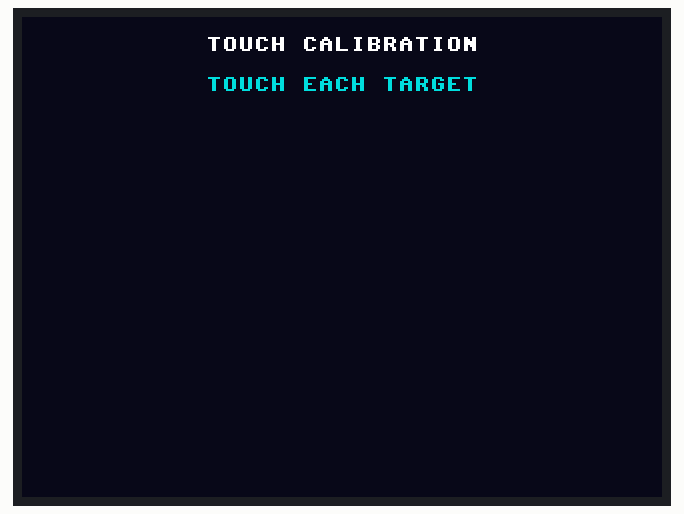
The program below on a simulated ESP32 board running MicroPython. Shown: 320×240 colour display. Library files of the repository ran but are not shown: ili9341.py, xpt2046.py; what the program prints to the serial console is not drawn.

Above: at 0.4 s.
At 1.45 s:
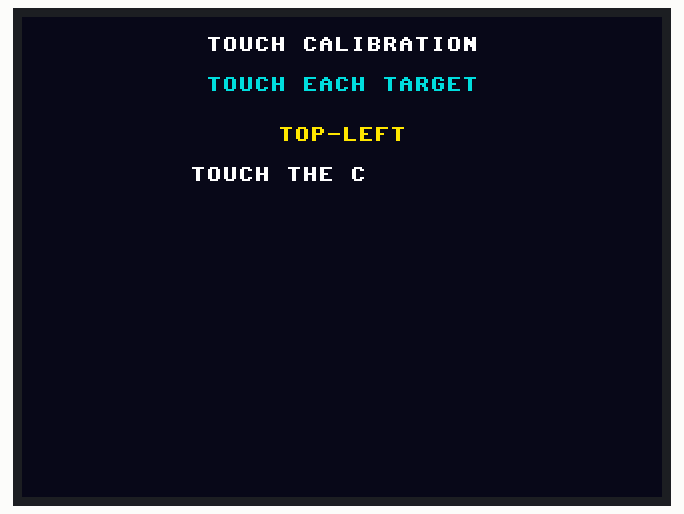
At 1.8 s:
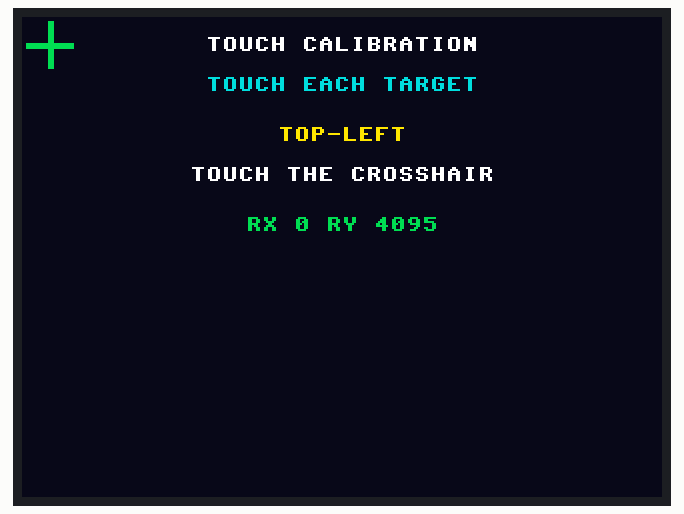
At 2.5 s:
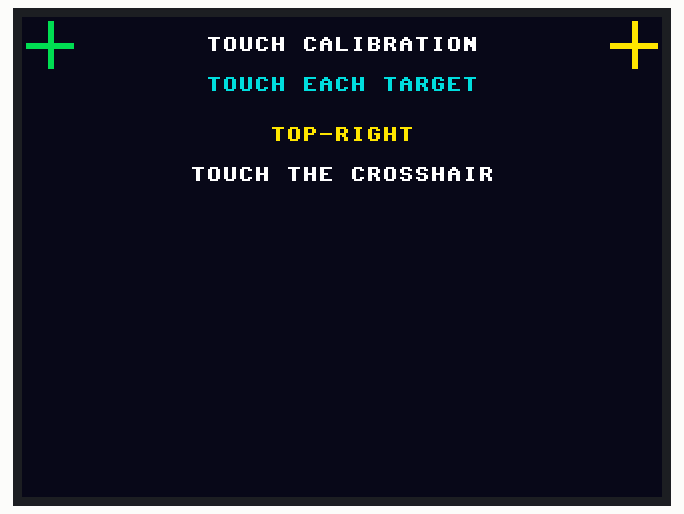

The program:

calibrate_touch.py
```python
"""Touch calibration utility for XPT2046.

Deploy and run once. Results are written to calib.json on the device.
Pull to host with:  mpremote cp :calib.json calib.json
Then ./deploy.sh will transfer calib.json automatically.
"""
import time
from machine import SPI, Pin
from lib.ili9341 import ILI9341, color565
from lib.xpt2046 import XPT2046

# --- Hardware setup (same pins as main.py) ---
spi_tft   = SPI(1, baudrate=40_000_000, sck=Pin(14), mosi=Pin(13), miso=Pin(12))
tft       = ILI9341(spi_tft, cs=Pin(15), dc=Pin(2), bl=Pin(21), rotation=1)
spi_touch = SPI(2, baudrate=1_000_000, sck=Pin(25), mosi=Pin(32), miso=Pin(39))
touch     = XPT2046(spi_touch, cs=Pin(33), irq=Pin(36))

# --- Colors ---
BG     = color565(10, 10, 30)
WHITE  = color565(255, 255, 255)
YELLOW = color565(255, 230, 0)
GREEN  = color565(0, 220, 80)
CYAN   = color565(0, 220, 220)
RED    = color565(255, 60, 60)

SCREEN_W = 320
SCREEN_H = 240
CROSSHAIR_R = 12
SAMPLES = 16
MARGIN = CROSSHAIR_R + 2  # just enough for the crosshair to stay on screen

# Corners in screen coordinates: (label, screen_x, screen_y)
CORNERS = [
    ("TOP-LEFT",     MARGIN,              MARGIN),
    ("TOP-RIGHT",    SCREEN_W - MARGIN,   MARGIN),
    ("BOTTOM-RIGHT", SCREEN_W - MARGIN,   SCREEN_H - MARGIN),
    ("BOTTOM-LEFT",  MARGIN,              SCREEN_H - MARGIN),
]


def draw_crosshair(x, y, color):
    tft.fill_rect(x - CROSSHAIR_R, y - 1, CROSSHAIR_R * 2, 3, color)
    tft.fill_rect(x - 1, y - CROSSHAIR_R, 3, CROSSHAIR_R * 2, color)
    tft.fill_rect(x - 4, y - 4, 9, 9, BG)
    tft.fill_rect(x - 1, y - 4, 3, 9, color)
    tft.fill_rect(x - 4, y - 1, 9, 3, color)


def erase_crosshair(x, y):
    r = CROSSHAIR_R + 2
    tft.fill_rect(x - r, y - r, r * 2 + 1, r * 2 + 1, BG)


def draw_text_centered(text, y, color):
    x = max(0, (SCREEN_W - len(text) * 8) // 2)
    tft.text(text, x, y, color, BG)


def wait_for_stable_touch():
    """Wait until IRQ fires, then collect SAMPLES averaged raw readings."""
    while touch.irq.value():
        time.sleep_ms(10)
    time.sleep_ms(30)  # debounce

    readings_x = []
    readings_y = []
    for _ in range(SAMPLES):
        raw = touch.get_raw()
        if raw:
            readings_x.append(raw[0])
            readings_y.append(raw[1])
        time.sleep_ms(10)

    while not touch.irq.value():
        time.sleep_ms(10)
    time.sleep_ms(50)

    if not readings_x:
        return None
    return sum(readings_x) // len(readings_x), sum(readings_y) // len(readings_y)


# ---- Main calibration sequence ----
tft.fill(BG)
draw_text_centered("TOUCH CALIBRATION", 10, WHITE)
draw_text_centered("Touch each target", 30, CYAN)
time.sleep(1)

raw_results = {}

for label, sx, sy in CORNERS:
    tft.fill_rect(0, 50, SCREEN_W, SCREEN_H - 50, BG)
    draw_text_centered(label, 55, YELLOW)
    draw_text_centered("Touch the crosshair", 75, WHITE)
    draw_crosshair(sx, sy, YELLOW)

    raw = wait_for_stable_touch()
    if raw is None:
        draw_text_centered("No data - retry", 100, RED)
        time.sleep(1)
        continue

    raw_results[label] = (sx, sy, raw[0], raw[1])
    erase_crosshair(sx, sy)
    draw_crosshair(sx, sy, GREEN)
    msg = "rx=" + str(raw[0]) + " ry=" + str(raw[1])
    draw_text_centered(msg, 100, GREEN)
    print(label + ": screen(" + str(sx) + "," + str(sy) + ") raw(" + str(raw[0]) + "," + str(raw[1]) + ")")
    time.sleep(0.6)

# ---- Compute min/max ----
if len(raw_results) < 4:
    tft.fill(BG)
    draw_text_centered("CALIBRATION FAILED", 100, RED)
    draw_text_centered("Not enough data", 120, WHITE)
else:
    all_rx = [v[2] for v in raw_results.values()]
    all_ry = [v[3] for v in raw_results.values()]
    x_min, x_max = min(all_rx), max(all_rx)
    y_min, y_max = min(all_ry), max(all_ry)

    calib = {
        "x_min": x_min,
        "x_max": x_max,
        "y_min": y_min,
        "y_max": y_max,
    }

    try:
        import ujson
        with open('calib.json', 'w') as f:
            ujson.dump(calib, f)
        saved = True
    except Exception as e:
        print("Failed to write calib.json:", e)
        saved = False

    tft.fill(BG)
    draw_text_centered("CALIBRATION DONE", 10, GREEN)
    tft.text("x_min=" + str(x_min), 4, 40, CYAN, BG)
    tft.text("x_max=" + str(x_max), 4, 56, CYAN, BG)
    tft.text("y_min=" + str(y_min), 4, 72, CYAN, BG)
    tft.text("y_max=" + str(y_max), 4, 88, CYAN, BG)
    if saved:
        draw_text_centered("Saved calib.json", 110, GREEN)
        draw_text_centered("mpremote cp :calib.json .", 130, WHITE)
    else:
        draw_text_centered("Save failed - see serial", 110, RED)

    print("\n--- calib.json ---")
    print('{"x_min":%d,"x_max":%d,"y_min":%d,"y_max":%d}' % (x_min, x_max, y_min, y_max))
    print("------------------")
    print("Pull to host: mpremote cp :calib.json calib.json")
    print("Then redeploy with ./deploy.sh (includes calib.json if present)")
```

Measured:
- what the display in image 0 shows lasts 1.0 s, from 0.4 s to 1.4 s
- what the display in image 2 shows lasts 0.7 s, from 1.7 s to 2.4 s
